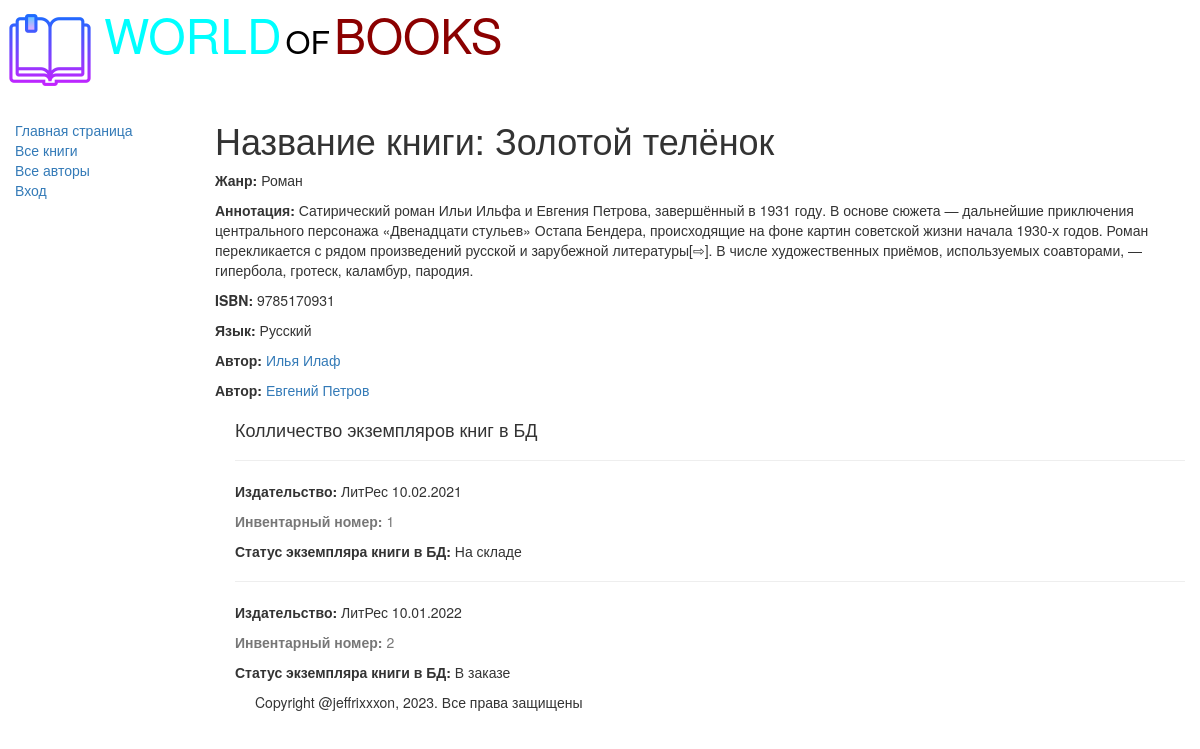
Screenshot of /book/1 with the database file from the repository.
### catalog/models.py (models this page shows, shortened)
class Book(models.Model):
    title = models.CharField(max_length=200,
                             help_text='Введите название книги',
                             verbose_name='Название книги')
    genre = models.ForeignKey('Genre',
                              on_delete=models.CASCADE,
                              help_text='Выберите жанр для книги',
                              verbose_name='Жанр книги', null=True)
    language = models.ForeignKey('Language',
                                 on_delete=models.CASCADE,
                                 help_text='Выберите язык книги',
                                 verbose_name='Язык книги', null=True)
    author = models.ManyToManyField('Author',
                                    help_text='Выберите автора книги',
                                    verbose_name='Автор книги')
    summary = models.TextField(max_length=1000,
                               help_text='Введите краткое описание книги',
                               verbose_name='Аннотация книги')
    isbn = models.CharField(max_length=13,
                            help_text='Должно содержать 13 символов',
                            verbose_name='ISBN книги')
    def display_author(self):
        return ', '.join([author.last_name for author in self.author.all()])
    display_author.short_description = 'Авторы'

class Genre(models.Model):
    name = models.CharField(max_length=200,
                            help_text='Введите жанр книги',
                            verbose_name='Жанр книги')
    def __str__(self):
        return self.name

class Language(models.Model):
    name = models.CharField(max_length=20,
                            help_text='Введите язык книги',
                            verbose_name='Язык книги')
    def __str__(self):
        return self.name

class Author(models.Model):
    first_name = models.CharField(max_length=100,
                                  help_text='Введите имя автора',
                                  verbose_name='Имя автора')
    last_name = models.CharField(max_length=100,
                                 help_text='Введите фамилию автора',
                                 verbose_name='Фамилия автора')
    date_of_brith = models.DateField(help_text='Введите дату рождения',
                                     verbose_name='Дата рождения',)
    date_of_death = models.DateField(help_text='Введите дату смерти',
                                     verbose_name='Дата смерти',
                                     null=True, blank=True)

class BookInstance(models.Model):
    book = models.ForeignKey('Book', on_delete=models.CASCADE, null=True)
    inv_nom = models.CharField(max_length=20, null=True,
                               help_text='Введите инвентарный номер экземпляра',
                               verbose_name='Инвентарный номер')
    imprint = models.CharField(max_length=200,
                               help_text='Введите издательство и год выпуска',
                               verbose_name='Издательство')
    status = models.ForeignKey('Status', on_delete=models.CASCADE, null=True,
                               help_text='Изменить состояние экземпляра',
                               verbose_name='Статус экземпляра книги')
    due_back = models.DateField(null=True, blank=True,
                                help_text='Введите конец срока статуса',
                                verbose_name='Дата окончания статуса')
    borrower = models.ForeignKey(User, on_delete=models.SET_NULL,
                                 null=True, blank=True,
                                 verbose_name="Заказчик",
                                 help_text="Выберите заказчика книги")

class Status(models.Model):
    name = models.CharField(max_length=20,
                            help_text='Введите статус экземпляра книги',
                            verbose_name='Статус экземпляра книги')
    def __str__(self):
        return self.name

### catalog/views.py (the view)
# urls.py: re_path(r'^book/(?P<pk>\d+)$', views.BookDetailView.as_view(), name='book-detail'),
class BookDetailView(generic.DetailView):
    model = Book

### catalog/templates/catalog/book_detail.html (shortened to what this page needs)
{% extends "base_generic.html" %}
{% block content %}
    <h1>Название книги: {{ book.title }}</h1>
    <p><strong>Жанр:</strong> {{ book.genre }}</p>
    <p><strong>Аннотация:</strong> {{ book.summary }}</p>
    <p><strong>ISBN:</strong> {{ book.isbn }}</p>
    <p><strong>Язык:</strong> {{ book.language }}</p>
        {% for author in book.author.all %}
            <p><strong>Автор:</strong>
                <a href="">{{ author.first_name }}
                            {{ author.last_name }}</a></p>
        {% endfor %}
<div style="margin-left: 20px;margin-top: 20px">
    <h4>Колличество экземпляров книг в БД</h4>
    {% for copy in book.bookinstance_set.all %}
    <hr>
    <p><strong>Издательство:</strong> {{ copy.imprint }}</p>
    <p class="text-muted"><strong>Инвентарный номер:</strong> {{ copy.id }}</p>
    <p><strong>Статус экземпляра книги в БД:</strong> {{ copy.status }}</p>
    {% endfor %}
</div>
{% endblock %}

### catalog/templates/base_generic.html (shortened to what this page needs)
<!DOCTYPE html>
<html lang="en">
<head>
    <link rel="stylesheet"
        href="https://maxcdn.bootstrapcdn.com/bootstrap/3.3.7/css/bootstrap.min.css">
    {% load static %}
        <link rel="stylesheet" href="{% static 'css/styles.css' %}">
        {% block head %}
            <img src="{%static 'images/logotip.png'%}"
            style="width:100px;height:100px;" align="absmiddle">
            <font size=7, color="#00ffff">WORLD</font>
            <font size=6, color="black">OF</font>
            <font size=7, color=#8b0000>BOOKS</font>
        {% endblock %}
</head>
<body>
    <div class="container-fluid">
        <div class="row">
            <div class="col-sm-2">
            {% block sidebar %}
            <ul class="sidebar-nav">
                <li><a href="{% url 'index' %}">Главная страница</a></li>
                <li><a href="{% url 'books' %}">Все книги</a></li>
                <li><a href="{% url 'authors'%}">Все авторы</a></li>
            {% if user.is_authenticated %}
                <li><a href="{% url 'authors_add' %}">Редактировать авторов</a></li>
                <li><a href="{% url 'book_create' %}">Добавить книгу</a></li>
                <li><a href="{% url 'myborrowed' %}">Мои заказы</a></li>
                <li>Пользователь: {{ user.get_username }}</li>
                <li><a href="{% url 'logout' %}?next={{request.path}}">Выход</a></li>
            {% else %}
                <li><a href="{% url 'login' %}?next={{request.path}}">Вход</a></li>
            {% endif %}
            </ul>
            {% endblock %}
            </div>
            <div class="col-sm-10">
                {% block content %} {% endblock %}
            {% block footer %}
                <ul class="footer">
                {% block copyright %}
            <p>Copyright @jeffrixxxon, 2023. Все права защищены</p>
                </ul>
                {% endblock %}
            {% endblock %}
            </div>
        </div>
    </div>
</body>
</html>

### static/css/styles.css (style rules this page uses)
.sidebar-nav { margin-top: 20px; padding: 0; list-style: None; }

### rows the page displays
Book: title "Золотой телёнок", genre "Роман", summary "Сатирический роман Ильи Ильфа и Евгения Петрова, завершённый в 1931 году. В основе сюжета — дальнейшие приключения центрального персонажа «Двенадцати стульев» Остапа Бендера, происходящие на фоне картин советской жизни начала 1930-х годов. Роман перекликается с рядом произведений русской и зарубежной литературы[⇨]. В числе художественных приёмов, используемых соавторами, — гипербола, гротеск, каламбур, пародия.", isbn "9785170931", language "Русский"
Author: first_name "Илья", last_name "Илаф"
Author: first_name "Евгений", last_name "Петров"
BookInstance: imprint "ЛитРес 10.02.2021", id "1", status "На складе"
BookInstance: imprint "ЛитРес 10.01.2022", id "2", status "В заказе"
